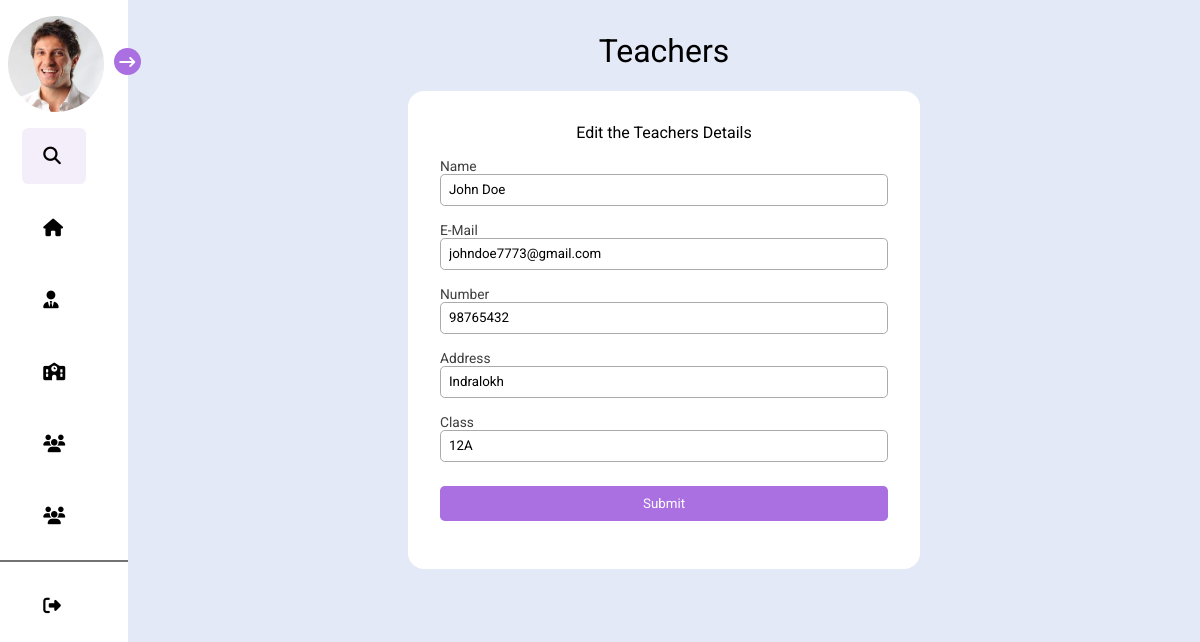
The app's page /editteachers.php?id=3, older data.
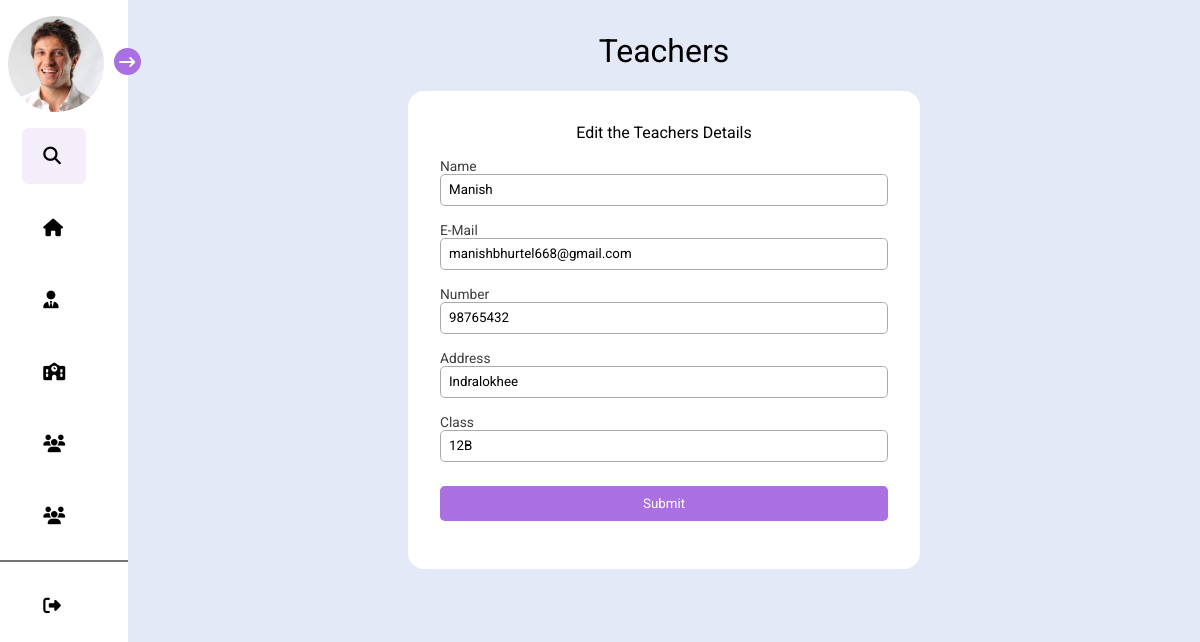
The same page, newer data.
### tables this page shows
CREATE TABLE `teacher_details` (
  `id` int(11) NOT NULL,
  `idtext` varchar(100) NOT NULL,
  `name` varchar(100) NOT NULL,
  `email` varchar(100) NOT NULL,
  `number` int(11) NOT NULL,
  `address` varchar(30) NOT NULL,
  `class` varchar(20) NOT NULL
);

### editteachers.php (the view, shortened to what this page needs)
<?php
require("connect.php");
?>
<!DOCTYPE html>
<html lang="en">
<head>
    <link rel="stylesheet" href="https://cdnjs.cloudflare.com/ajax/libs/font-awesome/6.2.1/css/all.min.css"
 />
    <link rel="stylesheet" href="dashboard.css">
    <link rel="stylesheet" href="admin.css">
</head>
<body>
    <div class="mainbody">
        <div class="close slider ">
            <div class="profile">
                <img src="images/profile.jpeg" alt="profileImage" class="image">
                <div class="profileText">
                </div>
            </div>
            <div class="arrow">
                <i class="fa-solid fa-arrow-right-long"></i>
            </div>
            <div class="links">
                <div class="search">
                    <i class="fa-solid fa-magnifying-glass icons"></i><input type="search" placeholder="Search"
                </div>
                <a href="dashboard.php" class="anchor1 anchortag">
                    <div class="dashboard childs">
                        <i class="fa-solid fa-house icons"></i>
                    </div>
                </a>
                <a href="admin.php" class="anchor2 anchortag">
                    <div class="notifications childs">
                        <i class="fa-solid fa-user-tie icons"></i>
                    </div>
                </a>
                <a href="class.php" class="anchor2 anchortag">
                <div class="notifications childs">
                    <i class="fa-solid fa-school icons"></i>
                    </div>
                </a>
                <a href="students.php" class="anchor3 anchortag">
                    <div class="messages childs">
                        <i class="fa-solid fa-users icons"></i>
                    </div>
                </a>
                <a href="teachers.php" class="anchor4 anchortag">
                    <div class="heart childs">
                        <i class="fa-sharp fa-solid fa-users icons"></i>
                    </div>
                </a>
                <hr>
                <div class="logout childs">
                    <i class="fa-solid fa-right-from-bracket icons"></i>
                </div>
            </div>
        </div>
        <?php
        if ($_GET) {
            $id = $_GET['id'];
            $res = mysqli_fetch_assoc(mysqli_query($conn, "SELECT * FROM teacher_details WHERE id = $id"));
        ?>
        <div class="dashboard_contents ">
            <div class="text_content">
                <p class="textC">Teachers</p>
            </div>
            <div class="main main2" id="oops">
                <form action="editteachers.php" class="detailsform" method="post">
                    <p class="dheader"> Edit the Teachers Details</p>
                    <div class="username_section">
                        <label for="name" class="labels">Name</label>
                        <input type="text" name="name" class="name" value="<?php echo $res['name']; ?>">
                    </div>
                    <div class="email_section">
                        <label for="email" class="labels">E-Mail</label>
                        <input type="email" name="email" class="email" value="<?php echo $res['email']; ?>">
                    </div>
                    <div class="phone_section">
                        <label for="number" class="labels">Number</label>
                        <input type="number" name="number" class="number" value="<?php echo $res['number']; ?>">
                    </div>
                    <div class="address_section">
                        <label for="address" class="labels">Address</label>
                        <input type="text" name="address" class="address" value="<?php echo $res['address']; ?>">
                    </div>
                    <div class="email_section">
                        <label for="email" class="labels">Class</label>
                        <input type="text" name="class" class="email" value="<?php echo $res['class']; ?>">
                    </div>
                    <div class="submits">
                        <input type="submit" value="Submit" class="submitbtn">
                    </div>
                </form>
                <?php
        }
                ?>
            </div>
        </div>
    </div>
</body>
</html>

Row changes from the older to the newer data that the page shows:
changed teacher_details: name "John Doe" → "Manish"; email "johndoe7773@gmail.com" → "manishbhurtel668@gmail.com"; address "Indralokh" → "Indralokhee"; class "12A" → "12B"
